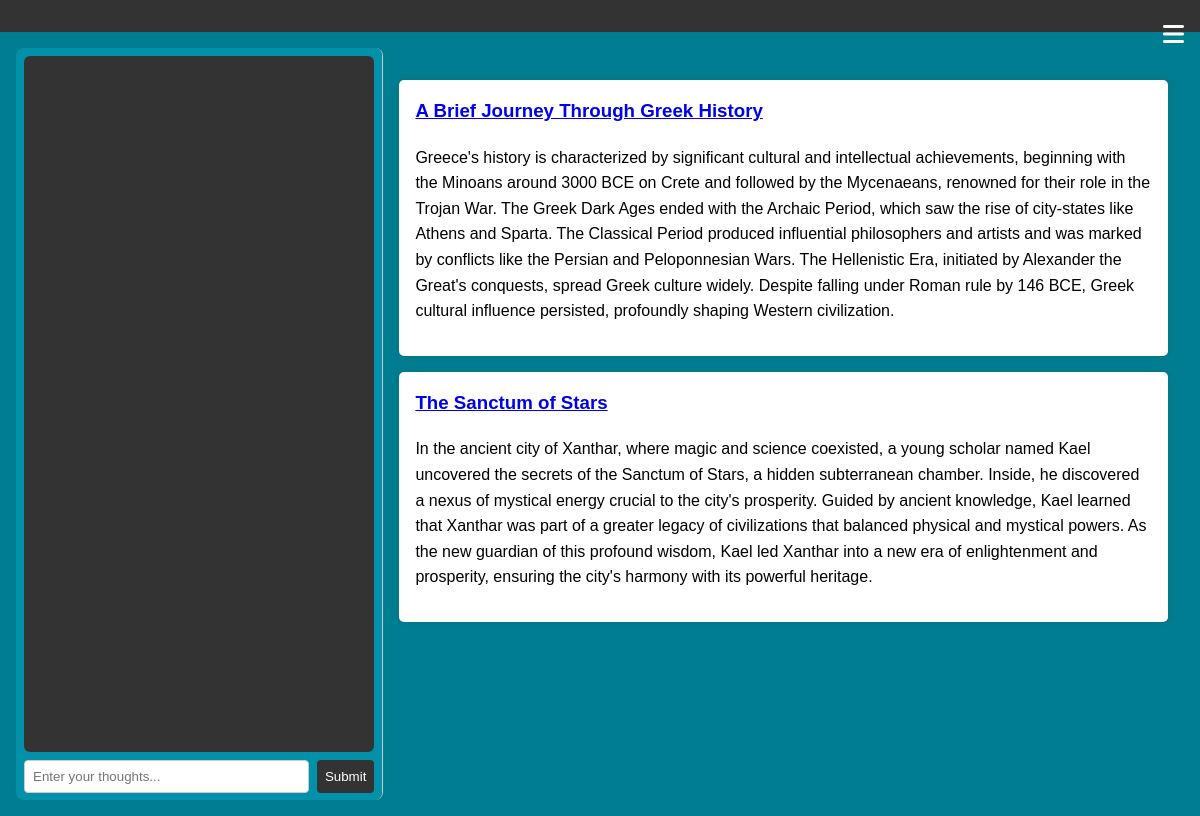
/user/1/articles, run on an earlier commit of the app's database.
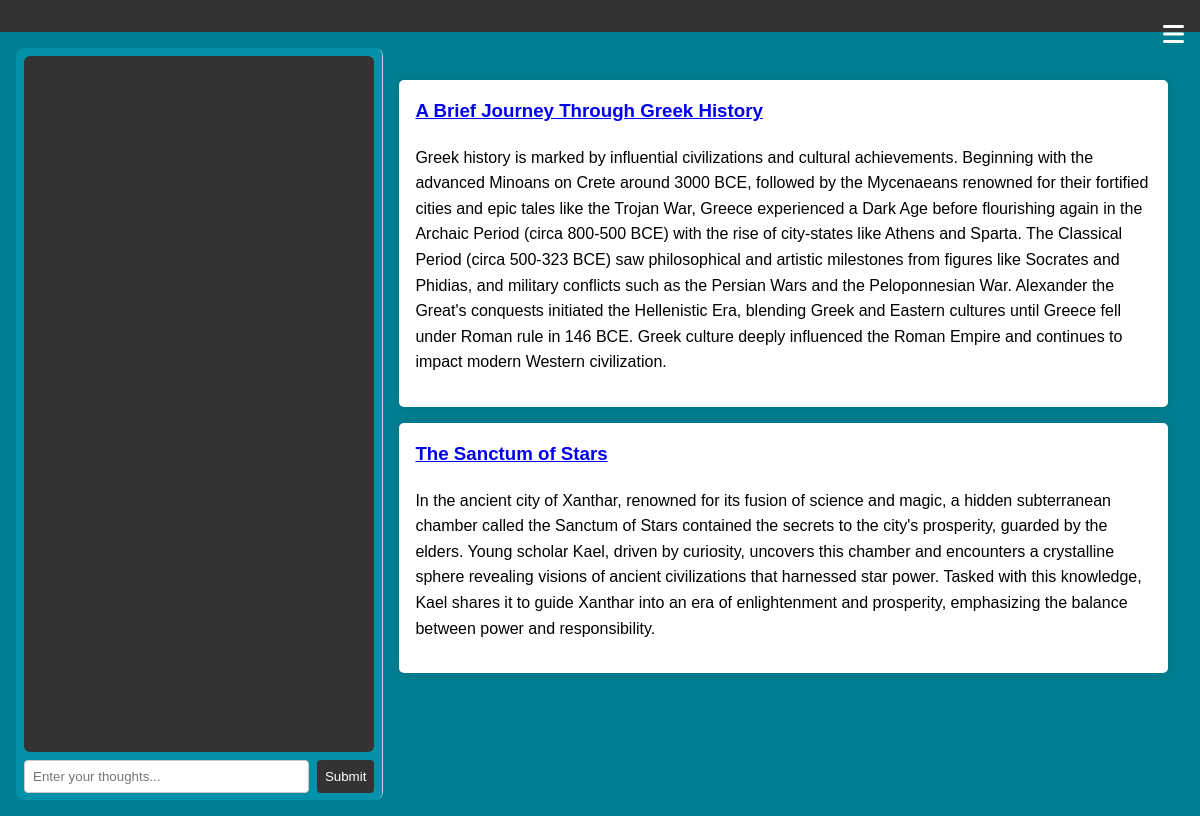
And on a later commit of the database.
### tables this page shows
CREATE TABLE articles (
    id INTEGER PRIMARY KEY AUTOINCREMENT,
    title TEXT NOT NULL DEFAULT '',
    subtitle TEXT NOT NULL DEFAULT '',
    content TEXT NOT NULL DEFAULT '',
    tldr TEXT NOT NULL DEFAULT '',
    saved_title TEXT NOT NULL DEFAULT '',
    saved_subtitle TEXT NOT NULL DEFAULT '',
    saved_content TEXT NOT NULL DEFAULT '',
    author_id INTEGER NOT NULL,
    created TIMESTAMP DEFAULT CURRENT_TIMESTAMP,
    draft BOOLEAN DEFAULT TRUE,
    last_saved TIMESTAMP DEFAULT CURRENT_TIMESTAMP,
    blog_id INTEGER NOT NULL DEFAULT 0, evaluation TEXT NOT NULL DEFAULT '', score INTEGER NOT NULL DEFAULT 0,
    FOREIGN KEY (blog_id) REFERENCES blogs (id)
);

### app.py (the view)
@app.route('/user/<int:user_id>/articles', methods=('GET',))
def articles(user_id):
    conn = get_db_connection()
    articles = conn.execute('SELECT id, title, subtitle, tldr FROM articles WHERE author_id = ? AND DRAFT = FALSE', (user_id,)).fetchall()
    conn.close()
    return render_template('articles.html', articles=articles)

### data.py (called while the page is built)
def get_db_connection():
    conn = sqlite3.connect(DATABASE)
    conn.row_factory = sqlite3.Row
    return conn

### templates/articles.html
{% extends 'base.html' %}
{% block content %}
<ul>
  {% for article in articles %}
    <li>
      <h3><a href="{{ url_for('view_article', article_id=article.id) }}">{{ article.title }}</a></h3>
      <p>{{ article.tldr }}</p>
    </li>
  {% endfor %}
{% endblock %}

### templates/base.html (shortened to what this page needs)
<!DOCTYPE html>
<html lang="en">
<head>
    <link rel="stylesheet" href="{{ url_for('static', filename='style.css') }}">
    <link rel="stylesheet" href="https://cdnjs.cloudflare.com/ajax/libs/font-awesome/6.0.0-beta3/css/all.min.css">
</head>
<body>
    <header>
        <div class="menu-icon" aria-label="Menu" aria-expanded="false" aria-controls="menu" role="button" onclick="toggleMenu()">
            <i class="fas fa-bars"></i>
        </div>
    </header>
    <main>
        <div class="console">
            <div class="console-output" id="console-output"></div>
            <div class="console-input">
                <input type="text" id="console-input" placeholder="Enter your thoughts..." onkeydown="if(event.key === 'Enter') submitCommand()">
                <button onclick="submitCommand()">Submit</button>
            </div>
        </div>
        <div class="content">
            {% block content %}{% endblock %}
        </div>
    </main>
</body>
</html>

### static/style.css (style rules this page uses)
body { font-family: Arial, sans-serif; margin: 0; padding: 0; background-color: #f4f4f4; line-height: 1.6; }
header { background-color: #333; color: white; padding: 1rem; text-align: center; position: relative; }
h1, h2, h3 { margin-top: 0; }
ul { list-style: none; padding: 0; }
ul li { background-color: white; margin: 1rem 0; padding: 1rem; border-radius: 5px; box-shadow: 0 0 10px rgba(0, 0, 0, 0.1); }
.menu-icon { position: absolute; top: 1rem; right: 1rem; font-size: 24px; cursor: pointer; }

### templates/base.html (style rules this page uses)
body { display: flex; flex-direction: column; min-height: 100vh; margin: 0; background-color: #007e91; }
header { display: flex; justify-content: space-between; align-items: center; padding: 1rem; background-color: #333; color: #fff; }
.menu-icon { position: absolute; top: 1rem; right: 1rem; font-size: 24px; cursor: pointer; }
main { display: flex; flex: 1; padding: 1rem; }
.content { flex: 2; padding: 1rem; }
.console { position: sticky; top: 10px; width: 30%; height: 92vh; overflow-y: auto; padding: 0.5rem; border-right: 1px solid #ccc; background-color: #0291a8; border-radius: 8px; }
.console-output { background-color: #333; color: #fff; padding: 0.5rem; height: 85vh; overflow-y: auto; border-radius: 6px; }
.console-input { display: flex; padding-top: 0.5rem; }
.console-input input { flex: 1; padding: 0.5rem; border: 1px solid #ccc; border-radius: 4px; box-sizing: border-box; }
.console-input button { padding: 0.5rem; background-color: #333; color: #fff; border: none; border-radius: 4px; cursor: pointer; margin-left: 0.5rem; }

What changed in the data, as far as the page shows it:
changed articles "A Brief Journey Through Greek History": tldr "Greece's history is characterized by significant cultural and intellectual achievements, beginning with the Minoans around 3000 BCE on Crete and followed by the Mycenaeans, renowned for their role in the Trojan War. The Greek Dark Ages ended with the Archaic Period, which saw the rise of city-states like Athens and Sparta. The Classical Period produced influential philosophers and artists and was marked by conflicts like the Persian and Peloponnesian Wars. The Hellenistic Era, initiated by Alexander the Great's conquests, spread Greek culture widely. Despite falling under Roman rule by 146 BCE, Greek cultural influence persisted, profoundly shaping Western civilization." → "Greek history is marked by influential civilizations and cultural achievements. Beginning with the advanced Minoans on Crete around 3000 BCE, followed by the Mycenaeans renowned for their fortified cities and epic tales like the Trojan War, Greece experienced a Dark Age before flourishing again in the Archaic Period (circa 800-500 BCE) with the rise of city-states like Athens and Sparta. The Classical Period (circa 500-323 BCE) saw philosophical and artistic milestones from figures like Socrates and Phidias, and military conflicts such as the Persian Wars and the Peloponnesian War. Alexander the Great's conquests initiated the Hellenistic Era, blending Greek and Eastern cultures until…"
changed articles "The Sanctum of Stars": tldr "…ancient city of Xanthar, where magic and science coexisted, a young scholar named Kael uncovered the secrets of the Sanctum of Stars, a hidden subterranean chamber. Inside, he discovered a nexus of mystical energy crucial to the city's prosperity. Guided by ancient knowledge, Kael learned that Xanthar was part of a greater legacy of civilizations that balanced physical and mystical powers. As the new guardian of this profound wisdom, Kael led Xanthar into a new era of enlightenment and prosperity, ensuring the city's harmony with its powerful heritage." → "…ancient city of Xanthar, renowned for its fusion of science and magic, a hidden subterranean chamber called the Sanctum of Stars contained the secrets to the city's prosperity, guarded by the elders. Young scholar Kael, driven by curiosity, uncovers this chamber and encounters a crystalline sphere revealing visions of ancient civilizations that harnessed star power. Tasked with this knowledge, Kael shares it to guide Xanthar into an era of enlightenment and prosperity, emphasizing the balance between power and responsibility."
